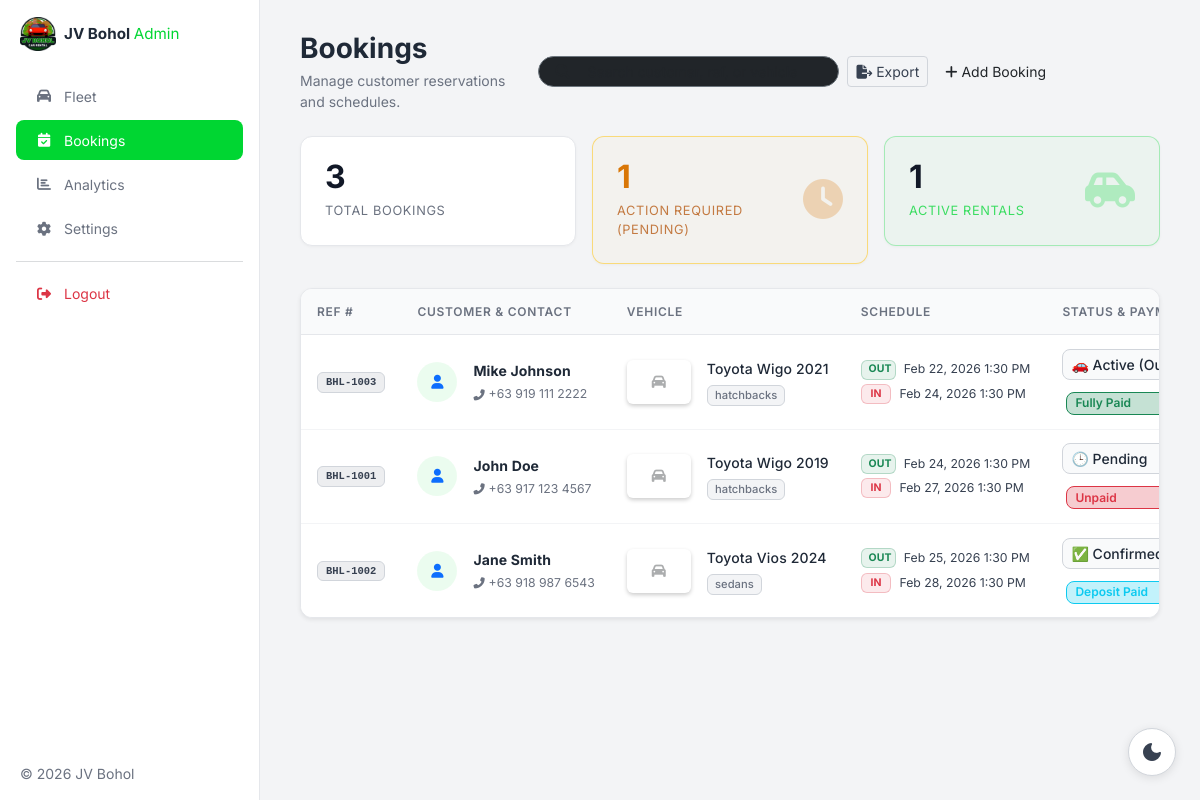
/admin/index.php?page=bookings (signed in), run on the app's committed database.
### tables this page shows
CREATE TABLE IF NOT EXISTS `bookings` (
  `id`              INT UNSIGNED      NOT NULL AUTO_INCREMENT,
  `booking_ref`     VARCHAR(20)       NOT NULL UNIQUE COMMENT 'e.g. BHL-1042',
  `vehicle_id`      INT UNSIGNED      NOT NULL,
  `customer_name`   VARCHAR(255)      NOT NULL,
  `customer_email`  VARCHAR(255)      NOT NULL,
  `customer_phone`  VARCHAR(50)       NOT NULL,
  `pickup_date`     DATETIME          NOT NULL,
  `return_date`     DATETIME          NOT NULL,
  `total_price`     DECIMAL(10,2)     NOT NULL DEFAULT 0.00,
  `booking_status`  ENUM('Pending','Confirmed','Active','Completed','Cancelled') NOT NULL DEFAULT 'Pending',
  `payment_status`  ENUM('Unpaid','Deposit Paid','Fully Paid') NOT NULL DEFAULT 'Unpaid',
  `notes`           TEXT              DEFAULT NULL,
  `created_at`      DATETIME          NOT NULL DEFAULT CURRENT_TIMESTAMP,
  `updated_at`      DATETIME          NOT NULL DEFAULT CURRENT_TIMESTAMP ON UPDATE CURRENT_TIMESTAMP,
  PRIMARY KEY (`id`),
  FOREIGN KEY (`vehicle_id`) REFERENCES `vehicles`(`id`) ON DELETE RESTRICT
);

CREATE TABLE `vehicles` (
  `id`            INT UNSIGNED      NOT NULL AUTO_INCREMENT,
  `model_name`    VARCHAR(120)      NOT NULL,
  `year`          SMALLINT UNSIGNED NOT NULL,
  `category`      ENUM('hatchbacks','sedans','mpvs','pickup-trucks','vans') NOT NULL DEFAULT 'hatchbacks',
  `color`         VARCHAR(50)       NOT NULL DEFAULT '',
  `seating`       VARCHAR(20)       NOT NULL DEFAULT '5 Seater',
  `transmission`  ENUM('Auto','Manual') NOT NULL DEFAULT 'Auto',
  `price_per_day` DECIMAL(10,2)     NOT NULL DEFAULT 0.00,
  `badge_label`   VARCHAR(30)       DEFAULT NULL,
  `status`        ENUM('Available','Maintenance','Out') NOT NULL DEFAULT 'Available',
  `image_path`    VARCHAR(255)      DEFAULT NULL,
  `created_at`    DATETIME          NOT NULL DEFAULT CURRENT_TIMESTAMP,
  `updated_at`    DATETIME          NOT NULL DEFAULT CURRENT_TIMESTAMP ON UPDATE CURRENT_TIMESTAMP,
  PRIMARY KEY (`id`)
);

### admin/views/bookings.php (the view, shortened to what the rows shown need)
<!DOCTYPE html>
<html lang="en" data-bs-theme="light">
<head>
    <link href="https://cdnjs.cloudflare.com/ajax/libs/font-awesome/6.4.0/css/all.min.css" rel="stylesheet">
    <link href="https://cdn.jsdelivr.net/npm/bootstrap@5.3.3/dist/css/bootstrap.min.css" rel="stylesheet">
    <link href="assets/css/admin.css" rel="stylesheet">
</head>
<body>
    <main class="admin-main">
        <div
            class="d-flex flex-column flex-md-row justify-content-between align-items-start align-items-md-center mb-4 gap-3">
            <div>
                <h1 class="h3 fw-bold mb-1">Bookings</h1>
            </div>
        </div>
        <div class="table-dark-admin shadow-sm">
            <div class="table-responsive">
                <table class="table table-borderless align-middle mb-0">
                    <thead>
                        <tr>
                            <th style="width: 12%;">Ref #</th>
                            <th style="width: 25%;">Customer & Contact</th>
                            <th style="width: 25%;">Vehicle</th>
                            <th style="width: 18%;">Schedule</th>
                            <th style="width: 15%;">Status & Payment</th>
                        </tr>
                    </thead>
                    <tbody id="bookingsTableBody">
                        <?php if (empty($bookings)): ?>
                                <tr>
                                    <td colspan="6" class="text-center py-5" style="color: var(--admin-muted);">No bookings
                                        found.</td>
                                </tr>
                        <?php else: ?>
                                <?php foreach ($bookings as $b): ?>
                                        <tr>
                                            <td class="font-monospace">
                                                <span class="badge bg-secondary bg-opacity-25 text-light border border-secondary px-2 py-1"><?= htmlspecialchars($b['booking_ref']) ?></span>
                                            </td>
                                            <td>
                                                <div class="d-flex align-items-center gap-3">
                                                    <div class="bg-primary bg-opacity-10 text-primary rounded-circle d-flex align-items-center justify-content-center" style="width: 40px; height: 40px;">
                                                        <i class="fas fa-user"></i>
                                                    </div>
                                                    <div>
                                                        <div class="fw-bold text-white mb-1"><?= htmlspecialchars($b['customer_name']) ?></div>
                                                        <div class="small d-flex align-items-center gap-1" style="color: var(--admin-muted);">
                                                            <i class="fas fa-phone-alt" style="font-size: 0.7rem;"></i> <?= htmlspecialchars($b['customer_phone']) ?>
                                                        </div>
                                                    </div>
                                                </div>
                                            </td>
                                            <td>
                                                <div class="d-flex align-items-center gap-3">
                                                    <?php if ($b['image_path']): ?>
                                                            <img src="uploads/<?= htmlspecialchars($b['image_path']) ?>" alt=""
                                                                style="width: 64px; height: 44px; object-fit: cover; border-radius: 6px; box-shadow: 0 2px 4px rgba(0,0,0,0.2);">
                                                    <?php else: ?>
                                                            <div
                                                                style="width: 64px; height: 44px; background: rgba(255,255,255,0.05); border-radius: 6px; display: flex; align-items: center; justify-content: center; box-shadow: 0 2px 4px rgba(0,0,0,0.2);">
                                                                <i class="fas fa-car text-muted opacity-50"></i>
                                                            </div>
                                                    <?php endif; ?>
                                                    <div>
                                                        <div class="fw-medium text-light mb-1"><?= htmlspecialchars($b['model_name']) ?></div>
                                                        <div class="badge bg-dark border border-secondary text-secondary" style="font-size: 0.70rem; font-weight: 500;">
                                                            <?= htmlspecialchars($b['category']) ?>
                                                        </div>
                                                    </div>
                                                </div>
                                            </td>
                                            <td>
                                                <div class="d-flex flex-column gap-1">
                                                    <div class="d-flex align-items-center gap-2">
                                                        <span class="badge bg-success bg-opacity-10 text-success border border-success border-opacity-25" style="width: 35px;">OUT</span>
                                                        <span class="small text-light form-control-plaintext py-0"><?= date('M j, Y g:i A', strtotime($b['pickup_date'])) ?></span>
                                                    </div>
                                                    <div class="d-flex align-items-center gap-2">
                                                        <span class="badge bg-danger bg-opacity-10 text-danger border border-danger border-opacity-25" style="width: 35px;">IN</span>
                                                        <span class="small text-light form-control-plaintext py-0"><?= date('M j, Y g:i A', strtotime($b['return_date'])) ?></span>
                                                    </div>
                                                </div>
                                            </td>
                                            <td>
                                                <div class="d-flex flex-column gap-2">
                                                    <select class="form-select form-select-sm status-select bg-dark text-white border-secondary"
                                                        data-id="<?= (int) $b['id'] ?>" style="border-radius: 0.5rem; font-weight: 500;">
                                                        <option value="Pending" <?= $b['booking_status'] === 'Pending' ? 'selected' : '' ?>>🕒 Pending</option>
                                                        <option value="Confirmed" <?= $b['booking_status'] === 'Confirmed' ? 'selected' : '' ?>>✅ Confirmed</option>
                                                        <option value="Active" <?= $b['booking_status'] === 'Active' ? 'selected' : '' ?>>🚗 Active (Out)</option>
                                                    </select>
                                                    <?php
                                                    $payColor = 'secondary';
                                                    if ($b['payment_status'] === 'Fully Paid')
                                                        $payColor = 'success';
                                                    if ($b['payment_status'] === 'Deposit Paid')
                                                        $payColor = 'info';
                                                    if ($b['payment_status'] === 'Unpaid')
                                                        $payColor = 'danger';
                                                    ?>
                                                    <div class="d-flex align-items-center justify-content-between px-1 mt-1">
                                                        <select class="form-select form-select-sm payment-select bg-<?= $payColor ?> bg-opacity-25 text-<?= $payColor ?> border border-<?= $payColor ?>"
                                                            data-id="<?= (int) $b['id'] ?>" style="border-radius: 0.5rem; font-weight: 600; font-size: 0.75rem; width: auto; min-width: 100px; padding: 0.1rem 1.25rem 0.1rem 0.5rem;">
                                                            <option value="Unpaid" <?= $b['payment_status'] === 'Unpaid' ? 'selected' : '' ?>>Unpaid</option>
                                                            <option value="Deposit Paid" <?= $b['payment_status'] === 'Deposit Paid' ? 'selected' : '' ?>>Deposit Paid</option>
                                                            <option value="Fully Paid" <?= $b['payment_status'] === 'Fully Paid' ? 'selected' : '' ?>>Fully Paid</option>
                                                        </select>
                                                    </div>
                                                </div>
                                            </td>
                                        </tr>
                                <?php endforeach; ?>
                        <?php endif; ?>
                    </tbody>
                </table>
            </div>
        </div>
    </main>
</body>
</html>

### data on the page
bookings: booking_ref "BHL-1003", customer_name "Mike Johnson", customer_phone "+63 919 111 2222", vehicle.model_name "Toyota Wigo 2021", vehicle.category "hatchbacks", pickup_date "Feb 22, 2026 1:30 PM", return_date "Feb 24, 2026 1:30 PM", booking_status+id "🚗 Active (Out)", payment_status+id "Fully Paid"
bookings: booking_ref "BHL-1001", customer_name "John Doe", customer_phone "+63 917 123 4567", vehicle.model_name "Toyota Wigo 2019", vehicle.category "hatchbacks", pickup_date "Feb 24, 2026 1:30 PM", return_date "Feb 27, 2026 1:30 PM", booking_status+id "🕒 Pending", payment_status+id "Unpaid"
bookings: booking_ref "BHL-1002", customer_name "Jane Smith", customer_phone "+63 918 987 6543", vehicle.model_name "Toyota Vios 2024", vehicle.category "sedans", pickup_date "Feb 25, 2026 1:30 PM", return_date "Feb 28, 2026 1:30 PM", booking_status+id "✅ Confirmed", payment_status+id "Deposit Paid"

### other printed values
count($allBookings) "3"
$pendingCount "1"
$activeCount "1"
